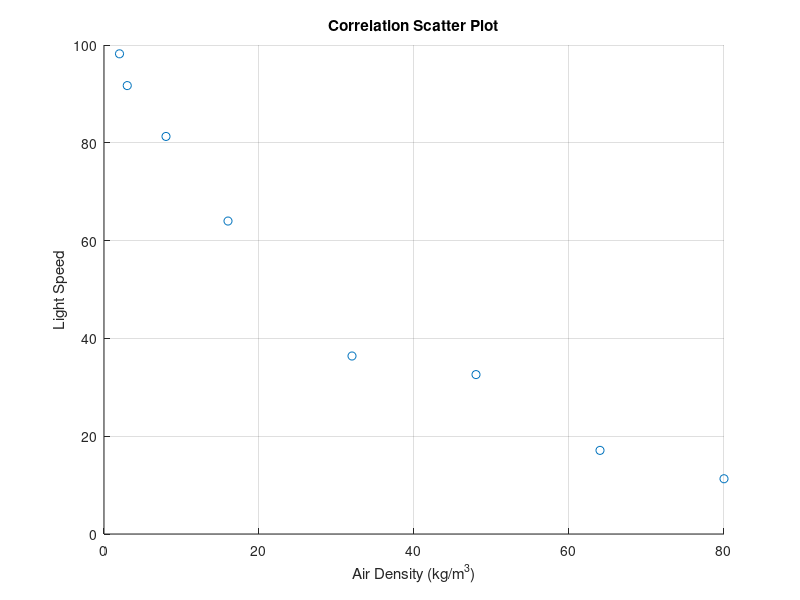

Write MATLAB code to recreate this figure. (Note: this script raises an error after producing the figure.)
% Amarantidou Efthymia 
% AEM: 9762
% Data Analysis | Chapter [5] Ex. 6


clear;
close all;
clc;

X = [2 3 8 16 32 48 64 80];
Y = [98.2 91.7 81.3 64.0 36.4 32.6 17.1 11.3];

n = length(X);


%% Question (a)

figure();
hold on;
scatter(X, Y);
xlabel("Air Density (kg/m^{3})");
ylabel( "Light Speed");
title("Correlation Scatter Plot");
grid on;


%% Function

% Power
power = @(b,x)( b(1)*x.^(b(2)) );

% Logarithmic
logarithmic = @(b,x)( b(1)+b(2)*log(x));

% Inverse
inverse = @(b,x)( b(1) + b(2)./x);

% Exponential
exponential = @(b,x)( b(1)*exp(b(2)*x) );

functions = {power ; logarithmic; inverse; exponential};
functionNames = ["Power" ; "Logarithmic"; "Inverse"; "exponential"];
mse = zeros(length(functions),1);

%% Question (a) & (b)

for i = 1:length(functions)

    % Calculate non linear regression model
    beta0 = [10 ; -0.1];
    model = fitnlm(X,Y,functions{i},beta0);
    mse(i) = model.MSE;
    
    beta = table2array(model.Coefficients);
    beta = beta(:,1);
    pred = functions{i}(beta,X);
    
    % Plot data and regression
    figure(i)
    scatter(X,Y)
    hold on;
    grid on;
    plot(X,pred)
    title(strcat(functionNames(i)," regression"));
    
    % Question (b)
    x0 = 25;
    prediction = functions{i}(beta,x0);
    hold on;
    plot(x0,prediction,'x','MarkerEdgeColor','k','MarkerSize',5);

    
    % Diagnostic plot of standardised error
    ei_standard = (Y - pred)/sqrt(mse(i));
    figure(i*10)
    scatter(Y,ei_standard);
    hold on;
    grid on;
    plot(Y,repmat(2,1,length(Y)));
    hold on;
    plot(Y,repmat(0,1,length(Y)));
    hold on;
    plot(Y,repmat(-2,1,length(Y)));
    title(strcat(functionNames(i)," regression standardised error"));
end
